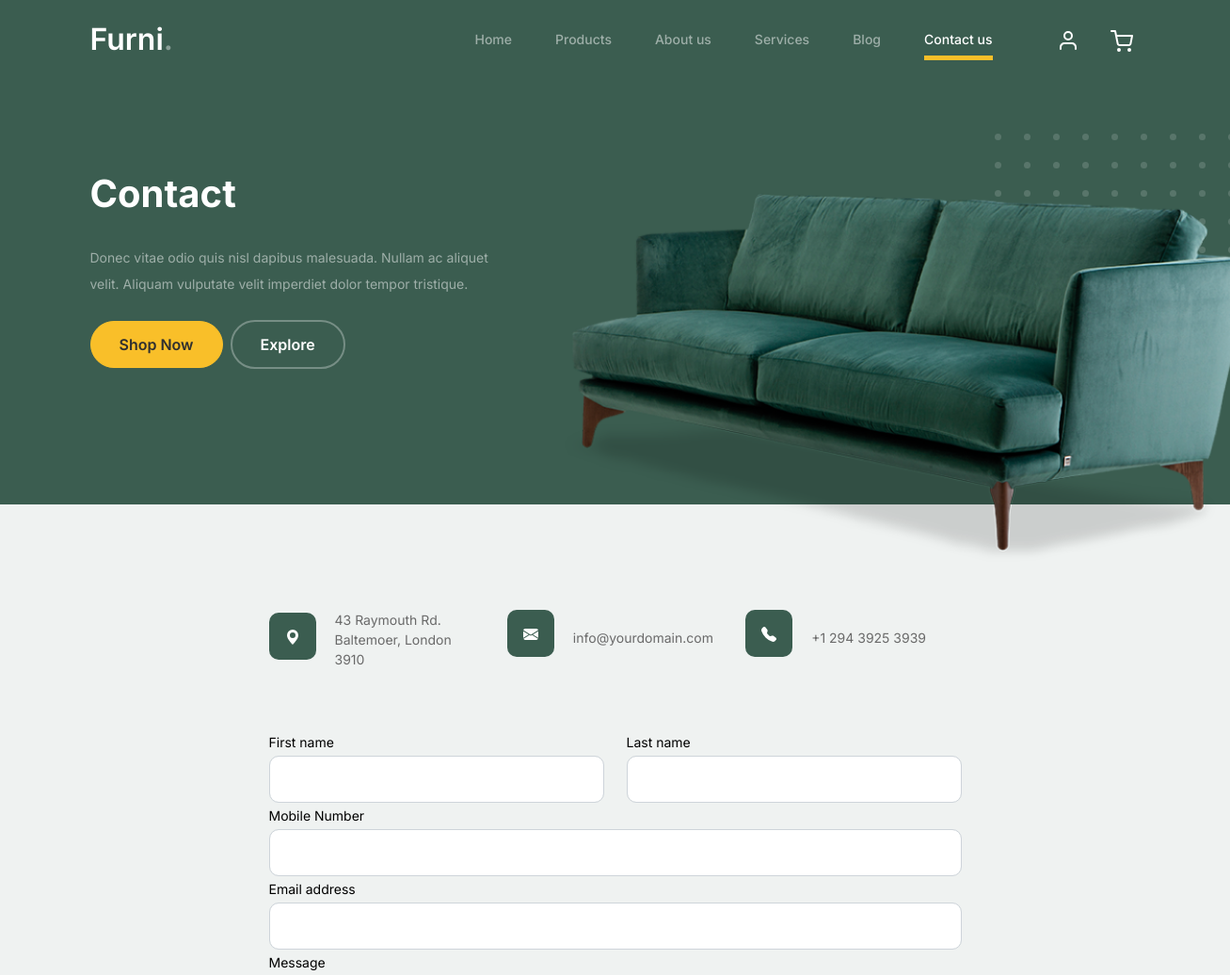
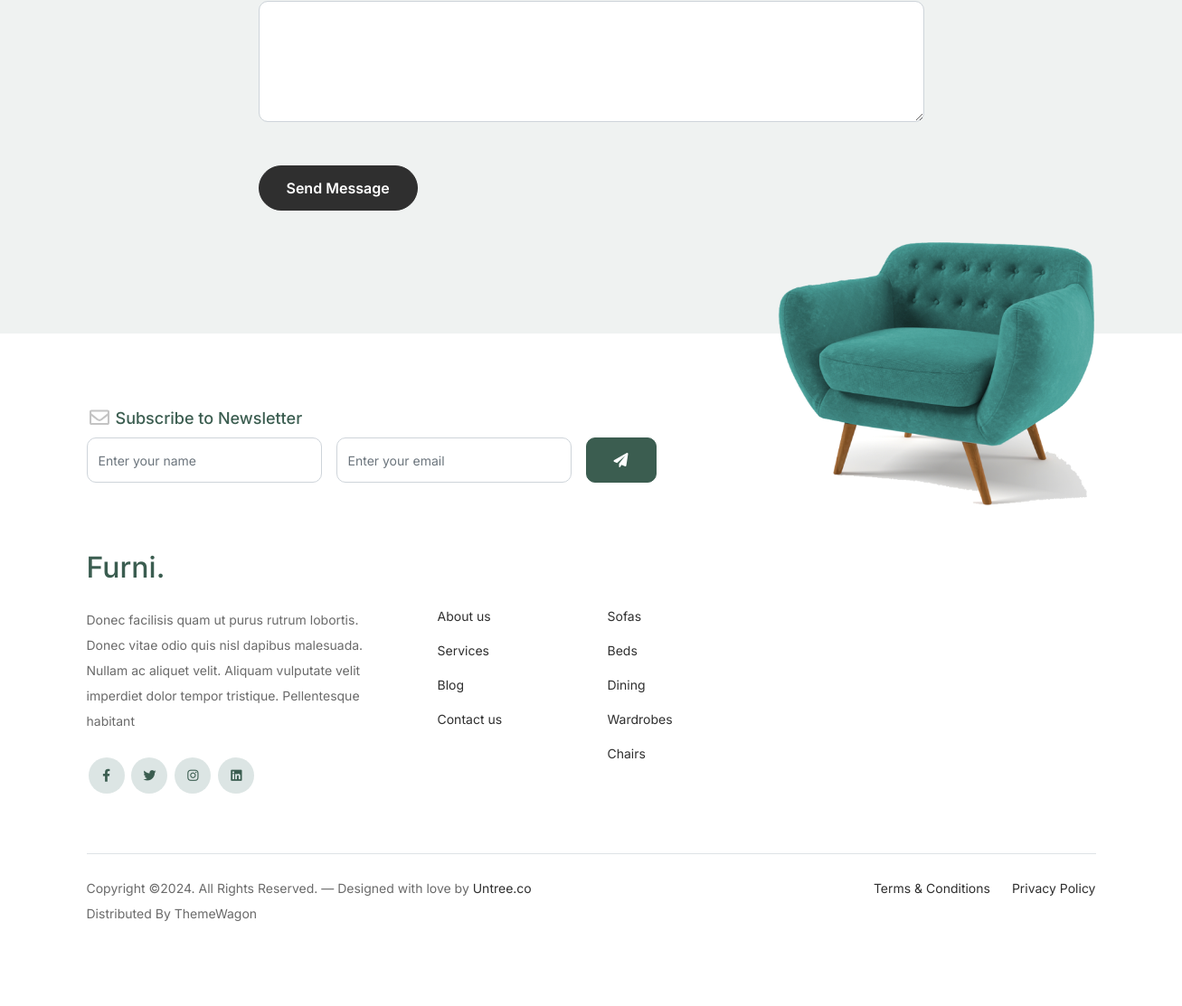
Page /contact_page/ on the committed database (2 pictures, top to bottom).
### FurnitureApp/models.py (models this page shows)
class FurnitureDb(models.Model):
    Category = models.CharField(max_length=50,null=True,blank=True)
    Description = models.TextField(max_length=50,null=True,blank=True)
    Image = models.ImageField(upload_to="cat_img",null=True,blank=True)

### WebApp/views.py (the view)
# urls.py: path('contact_page/',views.contact_page,name="contact_page"),
def contact_page(request):
    categories = FurnitureDb.objects.all()
    return render(request,"Contact.html",{'categories':categories})

### WebApp/templates/Contact.html (shortened to what this page needs)
<!doctype html>
{% load static %}
<html lang="en">
<head>
		<link href="{% static 'web/css/bootstrap.min.css' %}" rel="stylesheet">
		<link href="https://cdnjs.cloudflare.com/ajax/libs/font-awesome/6.0.0-beta3/css/all.min.css" rel="stylesheet">
		<link href="{% static 'web/css/tiny-slider.css' %}" rel="stylesheet">
		<link href="{% static 'web/css/style.css' %}" rel="stylesheet">
	</head>
	<body>
		<nav class="custom-navbar navbar navbar navbar-expand-md navbar-dark bg-dark" arial-label="Furni navigation bar">
			<div class="container">
				<a class="navbar-brand" href="{% url 'home' %}">Furni<span>.</span></a>
				<div class="collapse navbar-collapse" id="navbarsFurni">
					<ul class="custom-navbar-nav navbar-nav ms-auto mb-2 mb-md-0">
						<li><a class="nav-link" href="{% url 'home' %}">Home</a></li>
						<li><a class="nav-link" href="{% url 'product_page' %}">Products</a></li>
						<li><a class="nav-link" href="{% url 'about_page' %}">About us</a></li>
						<li><a class="nav-link" href="services.html">Services</a></li>
						<li><a class="nav-link" href="{% url 'blog_page' %}">Blog</a></li>
						<li class="active"><a class="nav-link" href="{% url 'contact_page' %}">Contact us</a></li>
					</ul>
					<ul class="custom-navbar-cta navbar-nav mb-2 mb-md-0 ms-5">
						<li><a class="nav-link" href="{% url 'login_page' %}"><img src="{% static 'web/images/user.svg' %}"></a></li>
						<li><a class="nav-link" href="cart.html"><img src="{% static 'web/images/cart.svg' %}"></a></li>
					</ul>
				</div>
			</div>
		</nav>
			<div class="hero">
				<div class="container">
					<div class="row justify-content-between">
						<div class="col-lg-5">
							<div class="intro-excerpt">
								<h1>Contact</h1>
								<p class="mb-4">Donec vitae odio quis nisl dapibus malesuada. Nullam ac aliquet velit. Aliquam vulputate velit imperdiet dolor tempor tristique.</p>
								<p><a href="" class="btn btn-secondary me-2">Shop Now</a><a href="#" class="btn btn-white-outline">Explore</a></p>
							</div>
						</div>
						<div class="col-lg-7">
							<div class="hero-img-wrap">
								<img src="{% static 'web/images/couch.png' %}" class="img-fluid">
							</div>
						</div>
					</div>
				</div>
			</div>
		<div class="untree_co-section">
      <div class="container">
        <div class="block">
          <div class="row justify-content-center">
            <div class="col-md-8 col-lg-8 pb-4">
              <div class="row mb-5">
                <div class="col-lg-4">
                  <div  class="service no-shadow align-items-center link horizontal d-flex active" data-aos="fade-left" data-aos-delay="0">
                    <div class="service-icon color-1 mb-4">
                      <svg xmlns="http://www.w3.org/2000/svg" width="16" height="16" fill="currentColor" class="bi bi-geo-alt-fill" viewBox="0 0 16 16">
                        <path d="M8 16s6-5.686 6-10A6 6 0 0 0 2 6c0 4.314 6 10 6 10zm0-7a3 3 0 1 1 0-6 3 3 0 0 1 0 6z"/>
                      </svg>
                    </div>
                    <div class="service-contents">
                      <p>43 Raymouth Rd. Baltemoer, London 3910</p>
                    </div>
                  </div>
                </div>
                <div class="col-lg-4">
                  <div  class="service no-shadow align-items-center link horizontal d-flex active" data-aos="fade-left" data-aos-delay="0">
                    <div class="service-icon color-1 mb-4">
                    </div>
                    <div class="service-contents">
                      <p>info@yourdomain.com</p>
                    </div>
                  </div>
                </div>
                <div class="col-lg-4">
                  <div  class="service no-shadow align-items-center link horizontal d-flex active" data-aos="fade-left" data-aos-delay="0">
                    <div class="service-icon color-1 mb-4">
                    </div>
                    <div class="service-contents">
                      <p>+1 294 3925 3939</p>
                    </div>
                  </div>
                </div>
              </div>
              <form method="post" action="{% url 'save_contact' %}">
                <div class="row">
                  <div class="col-6">
                    <div class="form-group">
                      <label class="text-black" for="fname">First name</label>
                      <input type="text" class="form-control" id="fname" name="fname">
                    </div>
                  </div>
                  <div class="col-6">
                    <div class="form-group">
                      <label class="text-black" for="lname">Last name</label>
                      <input type="text" class="form-control" id="lname"name="lname">
                    </div>
                  </div>
                </div>
				  <div class="form-group">
                  <label class="text-black" for="email">Mobile Number</label>
                  <input type="text" class="form-control" id="email" name="ph">
                </div>
                <div class="form-group">
                  <label class="text-black" for="email">Email address</label>
                  <input type="email" class="form-control" id="email" name="email">
                </div>
                <div class="form-group mb-5">
                  <label class="text-black" for="message">Message</label>
                  <textarea class="form-control" id="message" cols="30" rows="5" name="msg"></textarea>
                </div>
                <button type="submit" class="btn btn-primary-hover-outline">Send Message</button>
              </form>
            </div>
          </div>
        </div>
      </div>
    </div>
		<footer class="footer-section">
			<div class="container relative">
				<div class="sofa-img">
					<img src="{% static 'web/images/sofa.png' %}" alt="Image" class="img-fluid">
				</div>
				<div class="row">
					<div class="col-lg-8">
						<div class="subscription-form">
							<h3 class="d-flex align-items-center"><span class="me-1"><img src="{% static 'web/images/envelope-outline.svg' %}" alt="Image" class="img-fluid"></span><span>Subscribe to Newsletter</span></h3>
							<form action="#" class="row g-3">
								<div class="col-auto">
									<input type="text" class="form-control" placeholder="Enter your name">
								</div>
								<div class="col-auto">
									<input type="email" class="form-control" placeholder="Enter your email">
								</div>
								<div class="col-auto">
									<button class="btn btn-primary">
										<span class="fa fa-paper-plane"></span>
									</button>
								</div>
							</form>
						</div>
					</div>
				</div>
				<div class="row g-5 mb-5">
					<div class="col-lg-4">
						<div class="mb-4 footer-logo-wrap"><a href="{% url 'home' %}" class="footer-logo">Furni<span>.</span></a></div>
						<p class="mb-4">Donec facilisis quam ut purus rutrum lobortis. Donec vitae odio quis nisl dapibus malesuada. Nullam ac aliquet velit. Aliquam vulputate velit imperdiet dolor tempor tristique. Pellentesque habitant</p>
						<ul class="list-unstyled custom-social">
							<li><a href="#"><span class="fa fa-brands fa-facebook-f"></span></a></li>
							<li><a href="#"><span class="fa fa-brands fa-twitter"></span></a></li>
							<li><a href="#"><span class="fa fa-brands fa-instagram"></span></a></li>
							<li><a href="#"><span class="fa fa-brands fa-linkedin"></span></a></li>
						</ul>
					</div>
					<div class="col-lg-8">
						<div class="row links-wrap">
							<div class="col-6 col-sm-6 col-md-3">
								<ul class="list-unstyled">
									<li><a href="{% url 'about_page' %}">About us</a></li>
									<li><a href="#">Services</a></li>
									<li><a href="{% url 'blog_page' %}">Blog</a></li>
									<li><a href="{% url 'contact_page' %}">Contact us</a></li>
								</ul>
							</div>
							<div class="col-6 col-sm-6 col-md-3">
								<ul class="list-unstyled">
									{% for i in categories %}
									<li><a href="{% url 'filter_products' cat_name=i.Category %}">{{i.Category}}</a></li>
									{% endfor %}
								</ul>
							</div>
						</div>
					</div>
				</div>
				<div class="border-top copyright">
					<div class="row pt-4">
						<div class="col-lg-6">
							<p class="mb-2 text-center text-lg-start">Copyright &copy;. All Rights Reserved. &mdash; Designed with love by <a href="#">Untree.co</a> Distributed By <a hreff="#">ThemeWagon</a>
            </p>
						</div>
						<div class="col-lg-6 text-center text-lg-end">
							<ul class="list-unstyled d-inline-flex ms-auto">
								<li class="me-4"><a href="#">Terms &amp; Conditions</a></li>
								<li><a href="#">Privacy Policy</a></li>
							</ul>
						</div>
					</div>
				</div>
			</div>
		</footer>
	</body>
</html>

### rows in the picture
FurnitureDb: Category "Sofas"
FurnitureDb: Category "Beds"
FurnitureDb: Category "Dining"
FurnitureDb: Category "Wardrobes"
FurnitureDb: Category "Chairs"
